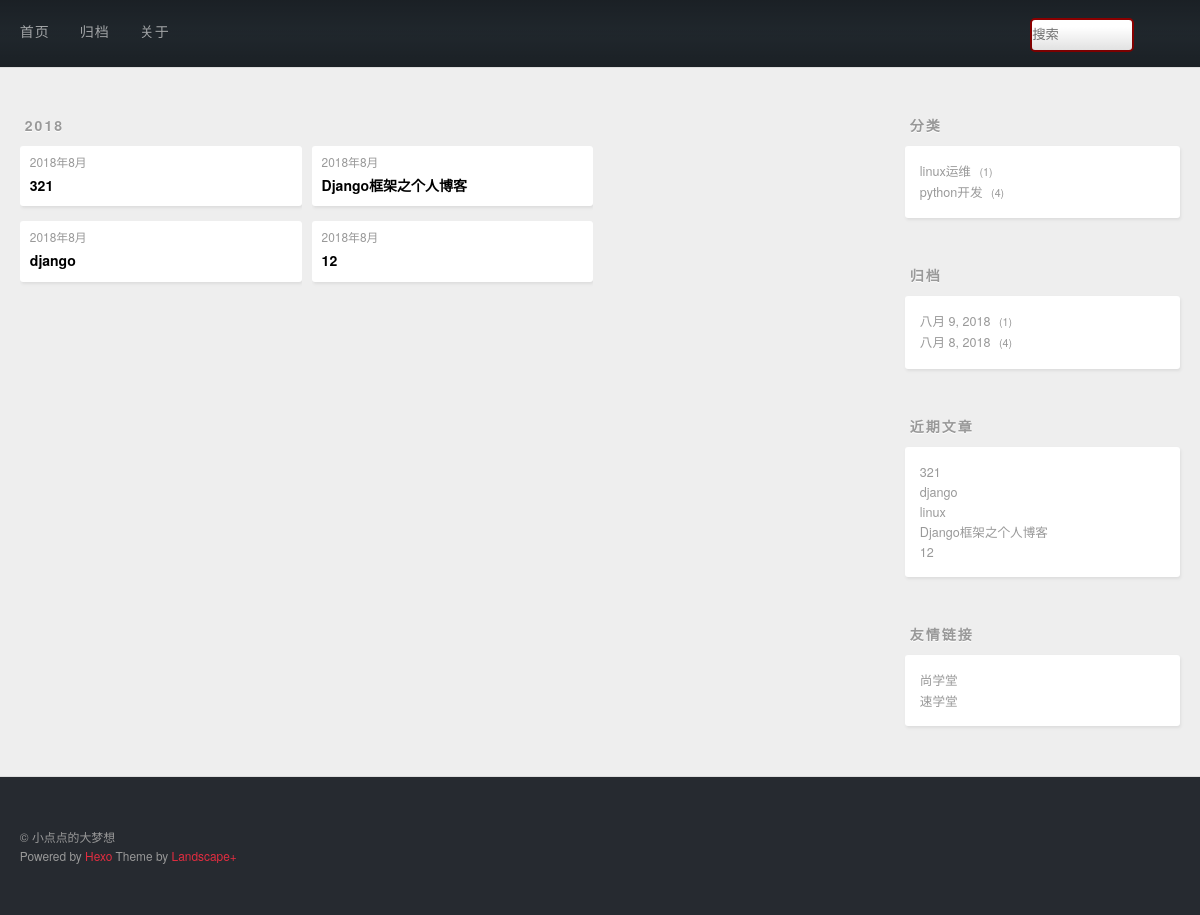
Page /category/1 on the committed database.
### post/models.py (models this page shows, shortened)
class Post(models.Model):
    title = models.CharField(max_length=20)
    desc = RichTextUploadingField()
    content = models.TextField()
    created = models.DateField(auto_now_add=True)
    modified = models.DateTimeField(auto_now=True)
    category = models.ForeignKey(Category)
    tags = models.ManyToManyField(Tag)

class Category(models.Model):
    name = models.CharField(max_length=20,unique=True)

### post/views.py (the view)
# urls.py: url(r'^category/(\d+)$',views.category_details_view),
def category_details_view(request,category_id=None):
    posts = Post.objects.filter(category=category_id).order_by('-created')
    return render(request,'archive.html',{'posts':posts})

### post/contextprocessors.py (called while the page is built)
def slider_context_processors(request):
    context = {}
    context['category']=Post.objects.values('category','category__name').annotate(count = Count('*'))
    context['archive']=Post.objects.values('created').annotate(count = Count('*')).order_by('-created')
    context['recent']=Post.objects.order_by('-created').all()[:5]
    return context

### post/templates/archive.html (shortened to what this page needs)
{% extends 'base.html' %}
{% block main %}
    <div class="archives-wrap">
    {% regroup posts by created.year as year_group %}
    {% for year in year_group %}
        <div class="archive-year-wrap">
          <span class="archive-year">{{ year.grouper }}</span>
        </div>
        <div class="archives">
        {% for post in year.list %}
             <article class="archive-article archive-type-post">
  <div class="archive-article-inner">
    <header class="archive-article-header">
      <a href="#" class="archive-article-date">
  <time>{{post.created.year }}年{{ post.created.month }}月</time>
</a>
    <h1 itemprop="name">
      <a class="archive-article-title" target="_blank" href="/post/details/{{ post.id }}">{{ post.title }}</a>
    </h1>
    </header>
  </div>
</article>
        {% endfor %}
        </div>
    {% endfor %}
    </div>
{% endblock main %}

### templates/slider.html
<aside id="sidebar">
  <div class="widget-wrap">
    <h3 class="widget-title">分类</h3>
    <div class="widget">
      <ul class="category-list">
          {% for cate in category %}
              <a class="category-list-link" href="/category/{{ cate.category }}">{{ cate.category__name }}</a>
              <span class="category-list-count">{{ cate.count }}</span>
      </ul>
        {% endfor %}
      </div>
  </div>
  <div class="widget-wrap">
    <h3 class="widget-title">归档</h3>
    <div class="widget">
      <ul class="archive-list">
          {% for arch in archive %}
              <a class="archive-list-link" href="/archive/{{ arch.created.year }}/{{ arch.created.month }}/{{ arch.created.day }}">{{ arch.created|date }}</a>
              <span class="archive-list-count">{{ arch.count }}</span>
      </ul>
        {% endfor %}
    </div>
  </div>
  <div class="widget-wrap">
    <h3 class="widget-title">近期文章</h3>
    <div class="widget">
        {% for rec in recent %}
      <ul>
          <li>
            <a href="/post/details/{{ rec.id }}">{{ rec.title }}</a>
          </li>
      </ul>
        {% endfor %}
    </div>
  </div>
  <div class="widget-wrap">
    <h3 class="widget-title">友情链接</h3>
    <div class="widget">
      <ul>
          <li>
            <a href="http://www.bjsxt.com/" target="_blank">尚学堂</a>
          </li>
          <li>
            <a href="http://www.sxt.cn/" target="_blank">速学堂</a>
          </li>
      </ul>
    </div>
  </div>
</aside>

### static/css/style.css (style rules this page uses)
body { zoom: 1; width: 100%; }
body:before, body:after { content: ""; display: table; }
body:after { clear: both; }
html, body, div, span, applet, object, iframe, h1, h2, h3, h4, h5, h6, p, blockquote, pre, a, abbr, acronym, address, big, cite, code, del, dfn, em, img, ins, kbd, q, s, samp, small, strike, strong, sub, sup, tt, var, dl, dt, dd, ol, ul, li, fieldset, form, label, legend, table, caption, tbody, tfoot, thead, tr, th, td { margin: 0; padding: 0; border: 0; outline: 0; font-weight: inherit; font-style: inherit; font-family: inherit; font-size: 100%; vertical-align: baseline; }
body { line-height: 1; color: #000; background: #fff; }
ol, ul { list-style: none; }
html, body, #container { height: 100%; }
body { background: #eee; font: 14px/1.6em "微软雅黑", "Microsoft Yahei", "Droid Sans", Helvetica Neue, Helvetica, Arial, sans-serif; -webkit-text-size-adjust: 100%; }
.article-date, .article-category-link, .archive-year, .widget-title { text-decoration: none; text-transform: uppercase; letter-spacing: 2px; color: #999; margin-bottom: 1em; margin-left: 5px; line-height: 1em; text-shadow: 0 1px #fff; font-weight: bold; }
.article-inner, .archive-article-inner { background: #fff; -webkit-box-shadow: 1px 2px 3px #ddd; box-shadow: 1px 2px 3px #ddd; -webkit-border-radius: 3px; border-radius: 3px; }
.article-entry ul, .widget ul, .article-entry ol, .widget ol, .article-entry dl, .widget dl { margin: 0 20px; line-height: 1.6em; }
.article-entry ul, .widget ul { list-style: disc; }
.archives-wrap { margin: 50px 0; }
.archives { zoom: 1; }
.archives:before, .archives:after { content: ""; display: table; }
.archives:after { clear: both; }
.archive-year-wrap { margin-bottom: 1em; line-height: 1em; }
.archives { -webkit-column-gap: 10px; -moz-column-gap: 10px; column-gap: 10px; }
@media screen and (min-width: 768px) { .archives { -webkit-column-count: 3; -moz-column-count: 3; column-count: 3; } }
.archive-article { -webkit-column-break-inside: avoid; page-break-inside: avoid; overflow: hidden; break-inside: avoid-column; }
.archive-article-inner { padding: 10px; margin-bottom: 15px; }
.archive-article-title { text-decoration: none; font-weight: bold; color: #000; -webkit-transition: color 0.2s; -moz-transition: color 0.2s; -o-transition: color 0.2s; -ms-transition: color 0.2s; transition: color 0.2s; line-height: 1.6em; }
.archive-article-date { color: #999; text-decoration: none; font-size: 0.85em; line-height: 1em; margin-bottom: 0.5em; display: block; }
@media screen and (min-width: 768px) { #sidebar { display: inline; float: left; width: 23.3333333333333%; margin: 0 0.8333333333333%; } }
.widget-wrap { margin: 50px 0; }
.widget { color: #777; text-shadow: 0 1px #fff; background: #fff; -webkit-box-shadow: 1px 2px 3px #ddd; box-shadow: 1px 2px 3px #ddd; padding: 15px; -webkit-border-radius: 3px; border-radius: 3px; }
.widget a { color: #999; text-decoration: none; }
.widget { line-height: 1.6em; word-wrap: break-word; font-size: 0.9em; }
.widget ul, .widget ol { list-style: none; margin: 0; }
.category-list-count, .tag-list-count, .archive-list-count { padding-left: 5px; color: #999; font-size: 0.85em; }
.category-list-count:before, .tag-list-count:before, .archive-list-count:before { content: "("; }
.category-list-count:after, .tag-list-count:after, .archive-list-count:after { content: ")"; }

### rows in the picture
Post: created.year "2018", created.month "8", title "321"
Post: created.year "2018", created.month "8", title "django"
Post: created.year "2018", created.month "8", title "Django框架之个人博客"
Post: created.year "2018", created.month "8", title "12"
Category: category__name "linux运维", count "1"
Category: category__name "python开发", count "4"
Post: title "linux"

### other values in the picture
{{ year.grouper }} "2018"
{{ arch.created|date }} "八月 9, 2018" "八月 8, 2018"
{{ arch.count }} "1" "4"
